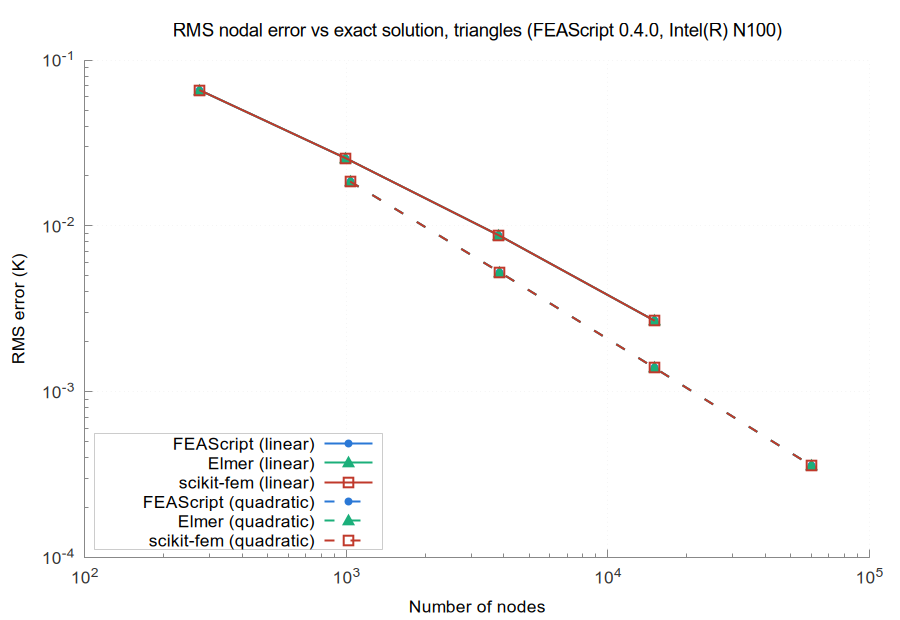

Write gnuplot code to recreate this figure.
set terminal pngcairo size 900,620 font 'Arial,13'
set border 3 lc rgb '#888888'; set tics nomirror tc rgb '#333333'
set grid lc rgb '#e6e6e6' lw 1; set key top left box lc rgb '#cccccc' opaque
set logscale xy; set format y '10^{%L}'; set format x '10^{%L}'
set output 'accuracy_tri.png'
set title 'RMS nodal error vs exact solution, triangles (FEAScript 0.4.0, Intel(R) N100)' font 'Arial,14'
set xlabel 'Number of nodes'
set ylabel 'RMS error (K)'
set key bottom left
plot 'err_tri_linear_FEAScript_sparse_LU.dat' u 1:2 w lp lw 2 dt 1 pt 7 ps 1.0 lc rgb '#2a78d6' t 'FEAScript (linear)', \
     'err_tri_linear_Elmer_UMFPACK.dat' u 1:2 w lp lw 2 dt 1 pt 9 ps 1.6 lc rgb '#1baf7a' t 'Elmer (linear)', \
     'err_tri_linear_scikit_fem_SuperLU.dat' u 1:2 w lp lw 2 dt 1 pt 4 ps 1.6 lc rgb '#c0392b' t 'scikit-fem (linear)', \
     'err_tri_quadratic_FEAScript_sparse_LU.dat' u 1:2 w lp lw 2 dt 2 pt 7 ps 1.0 lc rgb '#2a78d6' t 'FEAScript (quadratic)', \
     'err_tri_quadratic_Elmer_UMFPACK.dat' u 1:2 w lp lw 2 dt 2 pt 9 ps 1.6 lc rgb '#1baf7a' t 'Elmer (quadratic)', \
     'err_tri_quadratic_scikit_fem_SuperLU.dat' u 1:2 w lp lw 2 dt 2 pt 4 ps 1.6 lc rgb '#c0392b' t 'scikit-fem (quadratic)'
